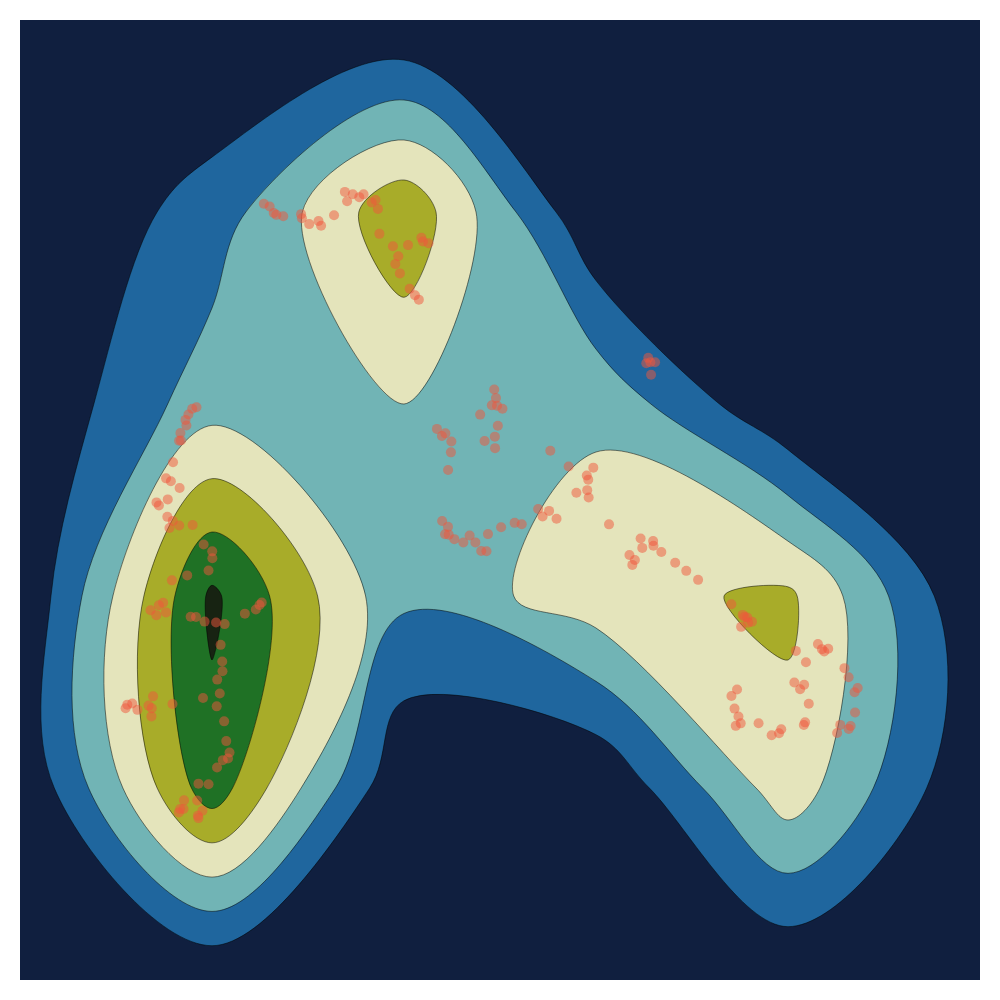

Source (notebook cell):
### Code cell
bunka.visualize_topics()

### Figure 1 — Plotly figure (JSON) as saved in the notebook; plotly's stock layout.template omitted (floating-point values rounded to 4 significant figures; data arrays with more than 128 entries replaced by an {"elided": "..."} marker saying what was removed)
{"data": [{"colorscale": [[0, "rgb(16, 31, 63)"], [0.09091, "rgb(38, 62, 144)"], [0.1818, "rgb(30, 110, 161)"], [0.2727, "rgb(60, 154, 171)"], [0.3636, "rgb(140, 193, 186)"], [0.4545, "rgb(217, 229, 218)"], [0.5455, "rgb(239, 226, 156)"], [0.6364, "rgb(195, 182, 59)"], [0.7273, "rgb(115, 152, 5)"], [0.8182, "rgb(34, 120, 36)"], [0.9091, "rgb(18, 78, 43)"], [1, "rgb(23, 35, 18)"]], "contours": {"coloring": "fill", "showlabels": false}, "hoverinfo": "none", "showscale": false, "type": "histogram2dcontour", "x": {"elided": "200 float values"}, "y": {"elided": "200 float values"}}, {"customdata": {"elided": "200x3x1 str values"}, "hovertemplate": "<br>%{customdata[1]}<br>", "marker": {"opacity": 0.5, "size": 10}, "mode": "markers", "showlegend": false, "type": "scatter", "x": {"elided": "200 float values"}, "y": {"elided": "200 float values"}}], "layout": {"font": {"size": 25}, "height": 1000, "margin": {"b": 20, "l": 20, "r": 20, "t": 20}, "title": {"font": {"size": 25}}, "width": 1000, "xaxis": {"showgrid": false, "showticklabels": false, "zeroline": false}, "yaxis": {"showgrid": false, "showticklabels": false, "zeroline": false}}}
